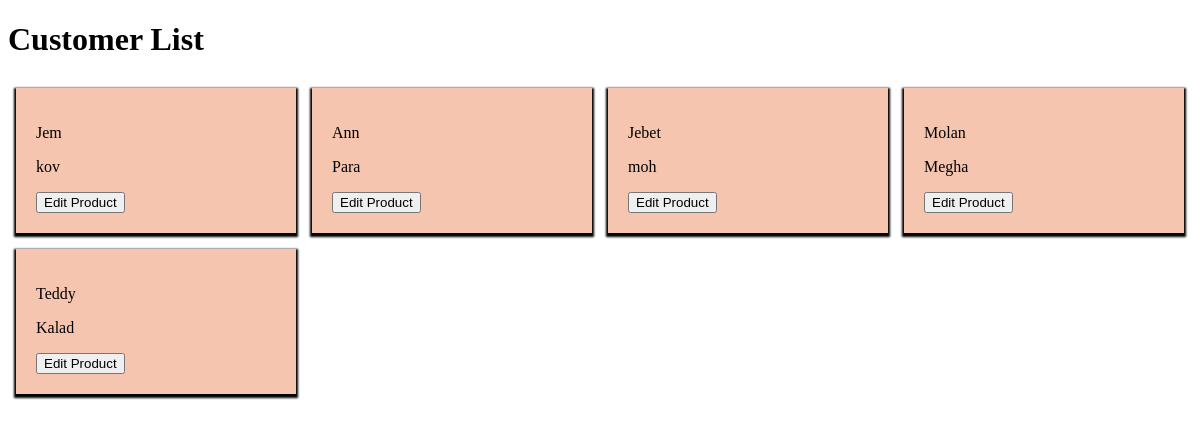
Screenshot of /customer/customers/list with the database file from the repository.
### customer/models.py (models this page shows)
class Customer(models.Model):
  user=models.OneToOneField(User,null=True,on_delete=models.CASCADE)
  firstname = models.CharField(max_length=100,null=True)
  lastname=models.CharField(max_length=100,null=True)
  emailaddress = models.CharField(max_length=200)
  password=models.IntegerField()
  phonenumber = models.CharField(max_length=20)
  customerID=models.IntegerField()

### customer/views.py (the view)
# urls.py: path("customers/list",views.customer_list,name="customer_list_view"),
def customer_list(request):
    customers=Customer.objects.all()
    return render(request,"customer/customer_list.html",{"customers":customers})

### templates/customer/customer_list.html (shortened to what this page needs)
<!DOCTYPE html>
<html lang="en">
<head>
</head>
<body>
    <h1>Customer List</h1>
    <div class="allproducts">
        {% for customer in customers %}
            <div class="product-container">
             <p class="product-name">{{ customer.firstname }} </p>
                 <p  class="product-name">{{ customer.lastname }} </p>
                <div class="view">
                    <a href="{% url 'customer_update' id=customer.id %}"> <button class="btn">Edit Product</button></a>
                   </div>
                     </div>
        {% endfor %}
    </div>
</body>
</html>

### templates/customer/customer_list.html (style rules this page uses)
.allproducts { display: grid; grid-template-columns: repeat(4 ,1fr); }
.product-container { box-shadow: 0 2px 2px 2px; padding: 20px; margin: 8px; background-color: rgb(245, 197, 176); }

### rows the page displays
Customer: firstname "Jem", lastname "kov"
Customer: firstname "Ann", lastname "Para"
Customer: firstname "Jebet", lastname "moh"
Customer: firstname "Molan", lastname "Megha"
Customer: firstname "Teddy", lastname "Kalad"
